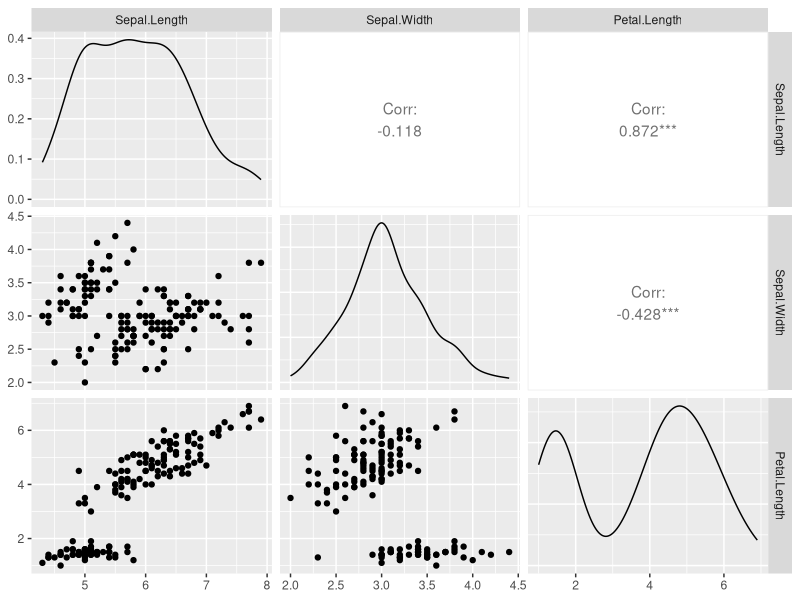
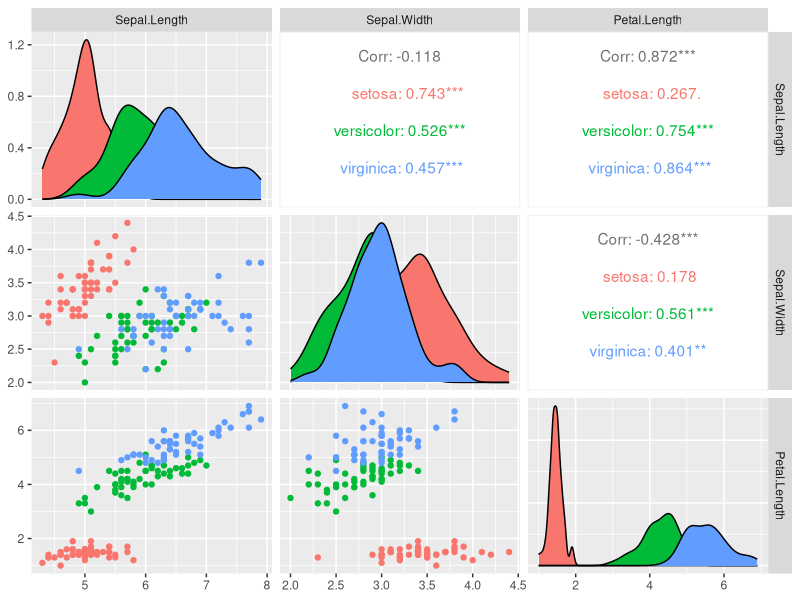
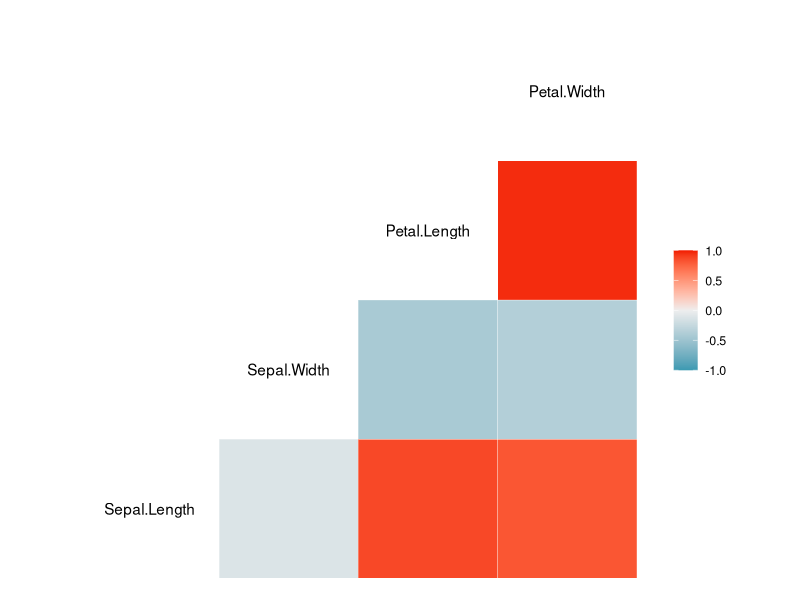

Generate these figures, in order, with R:
## ---- chunk 1
knitr::opts_chunk$set(echo = FALSE)
## ---- chunk 2
library(GGally)
ggpairs(iris, columns = c(1,2,3))
ggpairs(iris, columns = c(1,2,3), ggplot2::aes(col = Species))

ggcorr(iris)

